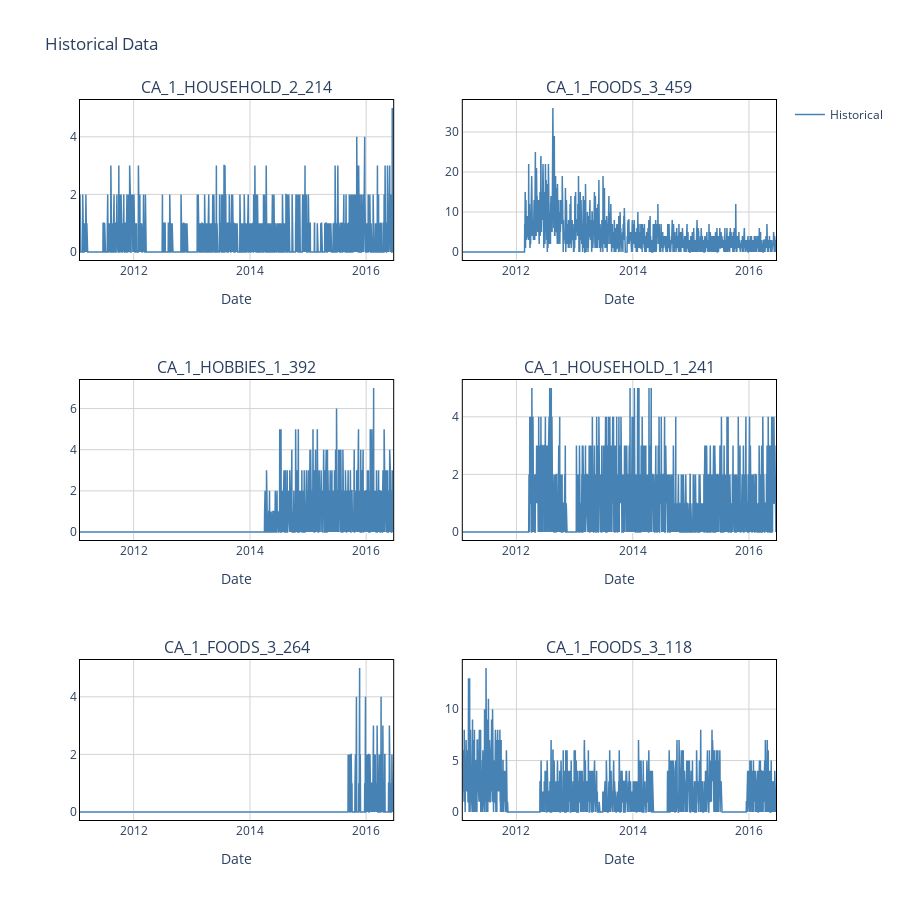

Notebook code for this chart:
### Code cell
plot(
    historical_data=y.loc[:, target_columns],
    observation_length=len(y),
)

### Figure 1 — Plotly figure (JSON) as saved in the notebook; plotly's stock layout.template omitted (floating-point values rounded to 4 significant figures; data arrays with more than 128 entries replaced by an {"elided": "..."} marker saying what was removed)
{"data": [{"line": {"color": "#4682B4", "width": 1.5}, "mode": "lines", "name": "Historical", "showlegend": true, "type": "scatter", "x": {"elided": "1969 str values"}, "xaxis": "x", "y": {"elided": "1969 int values"}, "yaxis": "y"}, {"line": {"color": "#4682B4", "width": 1.5}, "mode": "lines", "name": "Historical", "showlegend": false, "type": "scatter", "x": {"elided": "1969 str values"}, "xaxis": "x2", "y": {"elided": "1969 int values"}, "yaxis": "y2"}, {"line": {"color": "#4682B4", "width": 1.5}, "mode": "lines", "name": "Historical", "showlegend": false, "type": "scatter", "x": {"elided": "1969 str values"}, "xaxis": "x3", "y": {"elided": "1969 int values"}, "yaxis": "y3"}, {"line": {"color": "#4682B4", "width": 1.5}, "mode": "lines", "name": "Historical", "showlegend": false, "type": "scatter", "x": {"elided": "1969 str values"}, "xaxis": "x4", "y": {"elided": "1969 int values"}, "yaxis": "y4"}, {"line": {"color": "#4682B4", "width": 1.5}, "mode": "lines", "name": "Historical", "showlegend": false, "type": "scatter", "x": {"elided": "1969 str values"}, "xaxis": "x5", "y": {"elided": "1969 int values"}, "yaxis": "y5"}, {"line": {"color": "#4682B4", "width": 1.5}, "mode": "lines", "name": "Historical", "showlegend": false, "type": "scatter", "x": {"elided": "1969 str values"}, "xaxis": "x6", "y": {"elided": "1969 int values"}, "yaxis": "y6"}], "layout": {"annotations": [{"font": {"size": 16}, "showarrow": false, "text": "CA_1_HOUSEHOLD_2_214", "x": 0.225, "xanchor": "center", "xref": "paper", "y": 1, "yanchor": "bottom", "yref": "paper"}, {"font": {"size": 16}, "showarrow": false, "text": "CA_1_FOODS_3_459", "x": 0.775, "xanchor": "center", "xref": "paper", "y": 1, "yanchor": "bottom", "yref": "paper"}, {"font": {"size": 16}, "showarrow": false, "text": "CA_1_HOBBIES_1_392", "x": 0.225, "xanchor": "center", "xref": "paper", "y": 0.6111, "yanchor": "bottom", "yref": "paper"}, {"font": {"size": 16}, "showarrow": false, "text": "CA_1_HOUSEHOLD_1_241", "x": 0.775, "xanchor": "center", "xref": "paper", "y": 0.6111, "yanchor": "bottom", "yref": "paper"}, {"font": {"size": 16}, "showarrow": false, "text": "CA_1_FOODS_3_264", "x": 0.225, "xanchor": "center", "xref": "paper", "y": 0.2222, "yanchor": "bottom", "yref": "paper"}, {"font": {"size": 16}, "showarrow": false, "text": "CA_1_FOODS_3_118", "x": 0.775, "xanchor": "center", "xref": "paper", "y": 0.2222, "yanchor": "bottom", "yref": "paper"}], "height": 900, "legend": {"groupclick": "togglegroup"}, "paper_bgcolor": "white", "plot_bgcolor": "white", "showlegend": true, "title": {"text": "Historical Data"}, "width": 900, "xaxis": {"anchor": "y", "domain": [0, 0.45], "gridcolor": "lightgray", "gridwidth": 1, "linecolor": "black", "linewidth": 1, "mirror": true, "showgrid": true, "showline": true, "title": {"text": "Date"}}, "xaxis2": {"anchor": "y2", "domain": [0.55, 1], "gridcolor": "lightgray", "gridwidth": 1, "linecolor": "black", "linewidth": 1, "mirror": true, "showgrid": true, "showline": true, "title": {"text": "Date"}}, "xaxis3": {"anchor": "y3", "domain": [0, 0.45], "gridcolor": "lightgray", "gridwidth": 1, "linecolor": "black", "linewidth": 1, "mirror": true, "showgrid": true, "showline": true, "title": {"text": "Date"}}, "xaxis4": {"anchor": "y4", "domain": [0.55, 1], "gridcolor": "lightgray", "gridwidth": 1, "linecolor": "black", "linewidth": 1, "mirror": true, "showgrid": true, "showline": true, "title": {"text": "Date"}}, "xaxis5": {"anchor": "y5", "domain": [0, 0.45], "gridcolor": "lightgray", "gridwidth": 1, "linecolor": "black", "linewidth": 1, "mirror": true, "showgrid": true, "showline": true, "title": {"text": "Date"}}, "xaxis6": {"anchor": "y6", "domain": [0.55, 1], "gridcolor": "lightgray", "gridwidth": 1, "linecolor": "black", "linewidth": 1, "mirror": true, "showgrid": true, "showline": true, "title": {"text": "Date"}}, "yaxis": {"anchor": "x", "domain": [0.7778, 1], "gridcolor": "lightgray", "gridwidth": 1, "linecolor": "black", "linewidth": 1, "mirror": true, "showgrid": true, "showline": true, "title": {"text": ""}}, "yaxis2": {"anchor": "x2", "domain": [0.7778, 1], "gridcolor": "lightgray", "gridwidth": 1, "linecolor": "black", "linewidth": 1, "mirror": true, "showgrid": true, "showline": true, "title": {"text": ""}}, "yaxis3": {"anchor": "x3", "domain": [0.3889, 0.6111], "gridcolor": "lightgray", "gridwidth": 1, "linecolor": "black", "linewidth": 1, "mirror": true, "showgrid": true, "showline": true, "title": {"text": ""}}, "yaxis4": {"anchor": "x4", "domain": [0.3889, 0.6111], "gridcolor": "lightgray", "gridwidth": 1, "linecolor": "black", "linewidth": 1, "mirror": true, "showgrid": true, "showline": true, "title": {"text": ""}}, "yaxis5": {"anchor": "x5", "domain": [0, 0.2222], "gridcolor": "lightgray", "gridwidth": 1, "linecolor": "black", "linewidth": 1, "mirror": true, "showgrid": true, "showline": true, "title": {"text": ""}}, "yaxis6": {"anchor": "x6", "domain": [0, 0.2222], "gridcolor": "lightgray", "gridwidth": 1, "linecolor": "black", "linewidth": 1, "mirror": true, "showgrid": true, "showline": true, "title": {"text": ""}}}}
